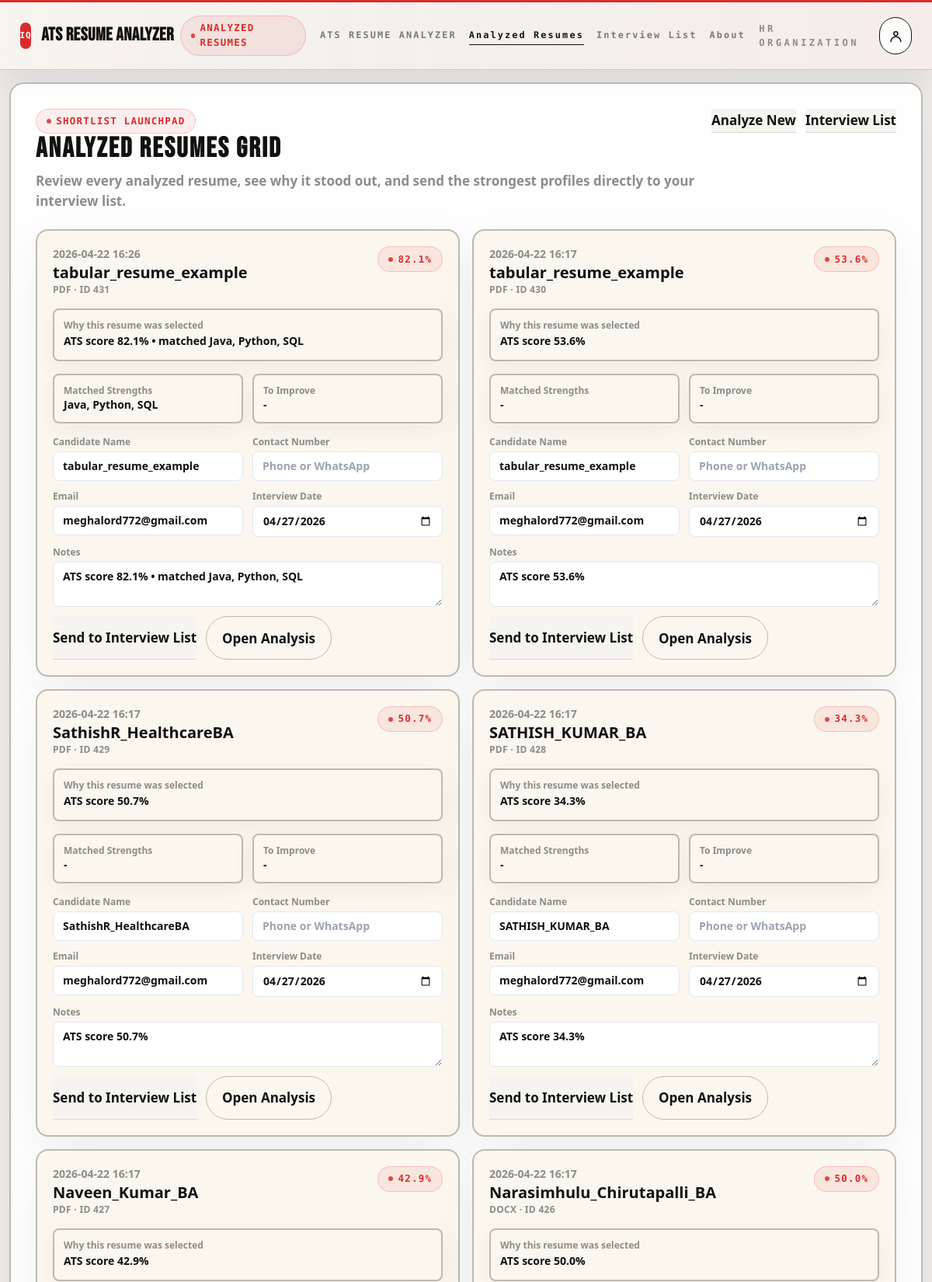
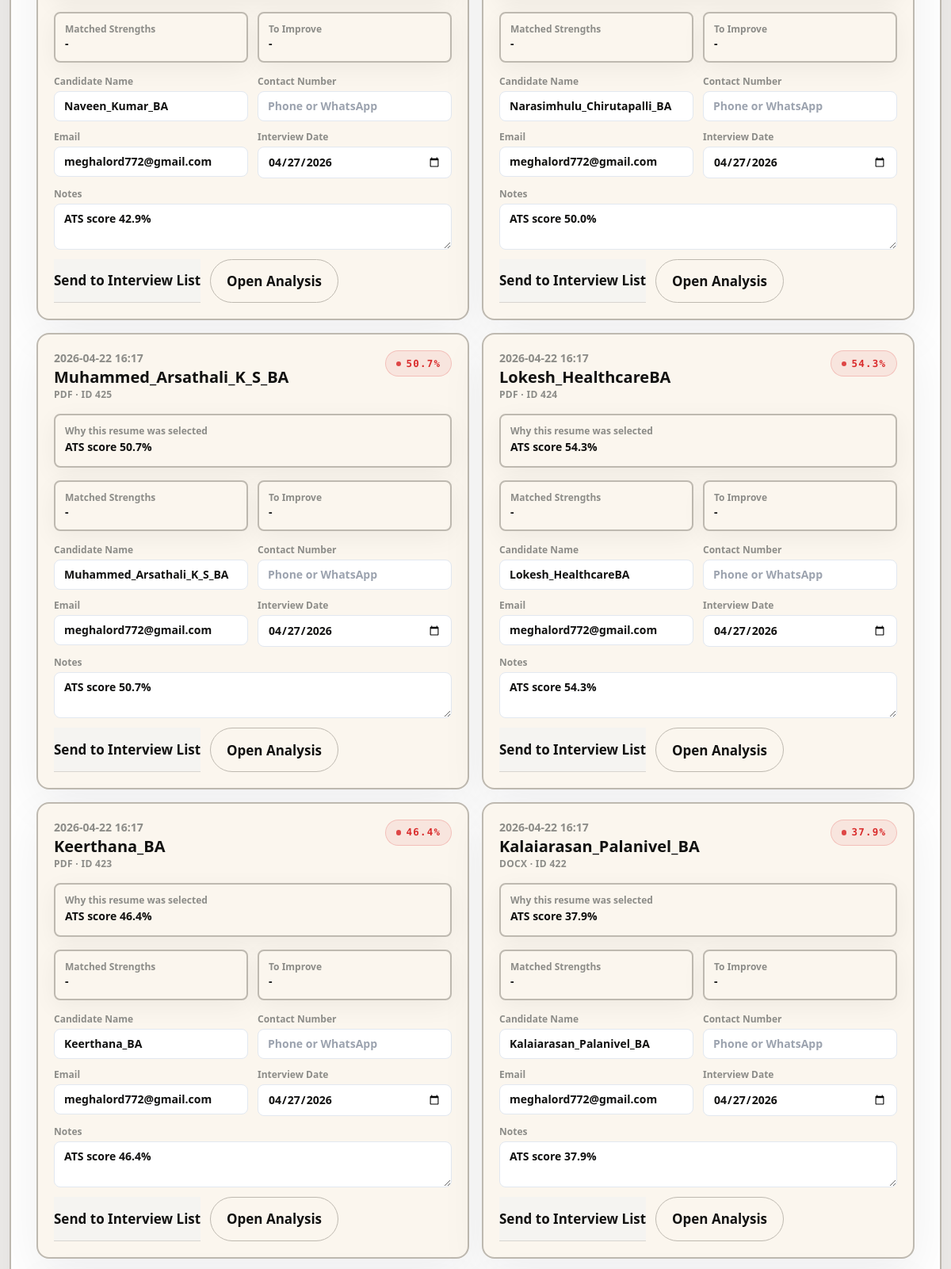
/analyzed-resumes (signed in, upper part), run on the app's committed database (2 pictures, top to bottom).
### tables this page shows
CREATE TABLE resume_history(
        id INTEGER PRIMARY KEY,
        user_id INTEGER, score REAL, date TEXT, filename TEXT, Filetype TEXT, found TEXT, missing TEXT, rewritten TEXT, skills TEXT, batch_id TEXT, folder_name TEXT, job_skills TEXT, resume_skills TEXT, job_id TEXT, job_title TEXT, candidate_status TEXT, recruiter_notes TEXT);

### app.py (the view)
@app.get("/analyzed-resumes", response_class=HTMLResponse)
async def analyzed_resumes_page(request: Request) -> Response:
    user = require_hr(request)
    notice = request.session.pop("flash_message", "")
    tone = request.session.pop("flash_tone", "success")
    return templates.TemplateResponse(
        request,
        "analyzed_resumes.html",
        base_context(
            request,
            resumes=analyzed_resumes_for(int(user["id"])),
            notice=notice,
            notice_tone=tone,
            today=datetime.now().strftime("%Y-%m-%d"),
            is_admin=is_admin_user(user),
        ),
    )

### templates/analyzed_resumes.html (shortened to what this page needs)
<!DOCTYPE html>
<html lang="en">
<head>
  <script src="https://cdn.tailwindcss.com"></script>
</head>
<body class="app-shell">
  {% set page_badge = "Analyzed Resumes" %}
  {% set page_cta_href = "/interview-list" %}
  {% set page_cta_label = "Go to Interview List" %}
  {% set active_page = "/analyzed-resumes" %}
  {% include "_app_topbar.html" %}
  <div class="page-wrap page-wrap--content">
    <div class="glass-panel p-6 md:p-8">
      <div class="page-hero page-hero--compact">
        <div class="page-hero__copy">
          <p class="badge-pill">Shortlist Launchpad</p>
          <h1 class="brand-title text-3xl md:text-4xl font-bold">Analyzed Resumes Grid</h1>
          <p class="text-muted mt-2">Review every analyzed resume, see why it stood out, and send the strongest profiles directly to your interview list.</p>
        </div>
        <div class="page-hero__actions">
          <a class="app-cta" href="/">Analyze New</a>
          <a class="app-cta" href="/interview-list">Interview List</a>
        </div>
      </div>
      <div class="grid md:grid-cols-2 xl:grid-cols-3 gap-4 mt-6">
        {% for r in resumes %}
        <div class="glass-card p-5 flex flex-col gap-4">
          <div class="flex items-start justify-between gap-3">
            <div>
              <div class="text-sm text-muted">{{ r.date or "-" }}</div>
              <div class="text-xl font-semibold">{{ r.candidate_name }}</div>
              <div class="text-xs text-muted uppercase tracking-wide">{{ r.filetype or "-" }} · ID {{ r.id }}</div>
            </div>
            <span class="badge-pill">{{ r.score_display }}</span>
          </div>
          <div class="panel-soft p-3 rounded-lg">
            <div class="text-xs text-muted">Why this resume was selected</div>
            <div class="text-sm font-semibold leading-6">{{ r.selection_reason }}</div>
          </div>
          <div class="grid grid-cols-2 gap-3">
            <div class="panel-soft p-3 rounded-lg">
              <div class="text-xs text-muted">Matched Strengths</div>
              <div class="text-sm font-semibold">{{ r.found_preview }}</div>
            </div>
            <div class="panel-soft p-3 rounded-lg">
              <div class="text-xs text-muted">To Improve</div>
              <div class="text-sm font-semibold">{{ r.missing_preview }}</div>
            </div>
          </div>
          <form class="grid grid-cols-1 md:grid-cols-2 gap-3" method="POST" action="/interview-list">
            <label class="flex flex-col gap-1 text-sm font-semibold">
              <span class="text-xs text-muted">Candidate Name</span>
              <input name="candidate_name" value="{{ r.candidate_name }}" class="w-full rounded-lg border border-slate-200 px-3 py-2 focus:border-slate-500 focus:outline-none" required>
            </label>
            <label class="flex flex-col gap-1 text-sm font-semibold">
              <span class="text-xs text-muted">Contact Number</span>
              <input name="contact" value="{{ r.contact }}" placeholder="Phone or WhatsApp" class="w-full rounded-lg border border-slate-200 px-3 py-2 focus:border-slate-500 focus:outline-none">
            </label>
            <label class="flex flex-col gap-1 text-sm font-semibold">
              <span class="text-xs text-muted">Email</span>
              <input name="email" type="email" value="{{ r.email or request.session.get('user_email') or '' }}" class="w-full rounded-lg border border-slate-200 px-3 py-2 focus:border-slate-500 focus:outline-none">
            </label>
            <label class="flex flex-col gap-1 text-sm font-semibold">
              <span class="text-xs text-muted">Interview Date</span>
              <input name="interview_date" type="date" min="{{ today }}" value="{{ today }}" class="w-full rounded-lg border border-slate-200 px-3 py-2 focus:border-slate-500 focus:outline-none">
            </label>
            <label class="flex flex-col gap-1 text-sm font-semibold md:col-span-2">
              <span class="text-xs text-muted">Notes</span>
              <textarea name="notes" rows="2" class="w-full rounded-lg border border-slate-200 px-3 py-2 focus:border-slate-500 focus:outline-none">{{ r.selection_reason }}</textarea>
            </label>
            <div class="flex flex-wrap gap-3 md:col-span-2">
              <button type="submit" class="app-cta">Send to Interview List</button>
              <a class="btn-secondary" href="/history/{{ r.id }}">Open Analysis</a>
            </div>
          </form>
        </div>
        {% else %}
        <div class="panel-soft p-6 rounded-xl col-span-full text-center text-muted">
          No analyzed resumes yet. <a class="text-red-500 underline" href="/">Run your first analysis</a>.
        </div>
        {% endfor %}
      </div>
    </div>
  </div>
</body>
</html>

### data on the page
resume_history: date "2026-04-22 16:26", candidate_name "tabular_resume_example", Filetype "PDF", id "431", score_display "82.1%", selection_reason "ATS score 82.1% • matched Java, Python, SQL", found_preview "Java, Python, SQL", missing_preview "-", email "meghalord772@gmail.com", interview_date "04/27/2026", notes "ATS score 82.1% • matched Java, Python, SQL"
resume_history: date "2026-04-22 16:17", candidate_name "tabular_resume_example", Filetype "PDF", id "430", score_display "53.6%", selection_reason "ATS score 53.6%", found_preview "-", missing_preview "-", email "meghalord772@gmail.com", interview_date "04/27/2026", notes "ATS score 53.6%"
resume_history: date "2026-04-22 16:17", candidate_name "SathishR_HealthcareBA", Filetype "PDF", id "429", score_display "50.7%", selection_reason "ATS score 50.7%", found_preview "-", missing_preview "-", email "meghalord772@gmail.com", interview_date "04/27/2026", notes "ATS score 50.7%"
resume_history: date "2026-04-22 16:17", candidate_name "SATHISH_KUMAR_BA", Filetype "PDF", id "428", score_display "34.3%", selection_reason "ATS score 34.3%", found_preview "-", missing_preview "-", email "meghalord772@gmail.com", interview_date "04/27/2026", notes "ATS score 34.3%"
resume_history: date "2026-04-22 16:17", candidate_name "Naveen_Kumar_BA", Filetype "PDF", id "427", score_display "42.9%", selection_reason "ATS score 42.9%", found_preview "-", missing_preview "-", email "meghalord772@gmail.com", interview_date "04/27/2026", notes "ATS score 42.9%"
resume_history: date "2026-04-22 16:17", candidate_name "Narasimhulu_Chirutapalli_BA", Filetype "DOCX", id "426", score_display "50.0%", selection_reason "ATS score 50.0%", found_preview "-", missing_preview "-", email "meghalord772@gmail.com", interview_date "04/27/2026", notes "ATS score 50.0%"
resume_history: date "2026-04-22 16:17", candidate_name "Muhammed_Arsathali_K_S_BA", Filetype "PDF", id "425", score_display "50.7%", selection_reason "ATS score 50.7%", found_preview "-", missing_preview "-", email "meghalord772@gmail.com", interview_date "04/27/2026", notes "ATS score 50.7%"
resume_history: date "2026-04-22 16:17", candidate_name "Lokesh_HealthcareBA", Filetype "PDF", id "424", score_display "54.3%", selection_reason "ATS score 54.3%", found_preview "-", missing_preview "-", email "meghalord772@gmail.com", interview_date "04/27/2026", notes "ATS score 54.3%"
resume_history: date "2026-04-22 16:17", candidate_name "Keerthana_BA", Filetype "PDF", id "423", score_display "46.4%", selection_reason "ATS score 46.4%", found_preview "-", missing_preview "-", email "meghalord772@gmail.com", interview_date "04/27/2026", notes "ATS score 46.4%"
resume_history: date "2026-04-22 16:17", candidate_name "Kalaiarasan_Palanivel_BA", Filetype "DOCX", id "422", score_display "37.9%", selection_reason "ATS score 37.9%", found_preview "-", missing_preview "-", email "meghalord772@gmail.com", interview_date "04/27/2026", notes "ATS score 37.9%"

### other printed values
{{ page_badge }} "ANALYZED RESUMES"
{{ item.label }} "ATS RESUME ANALYZER" "Analyzed Resumes" "Interview List" "About"
{{ role_label }} "HR ORGANIZATION"
